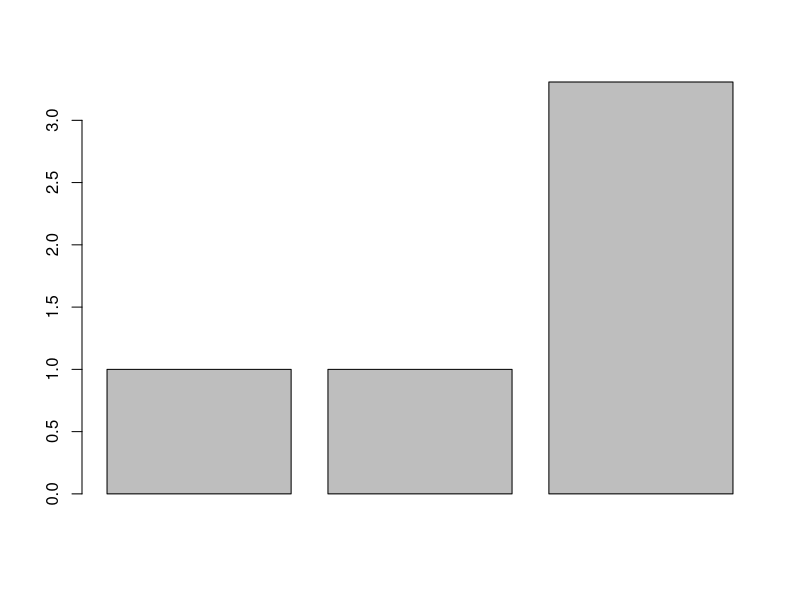
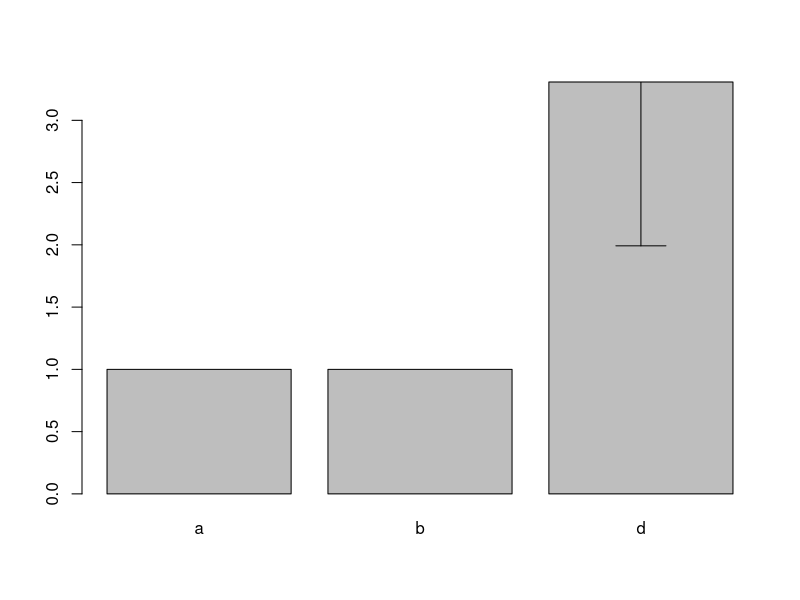
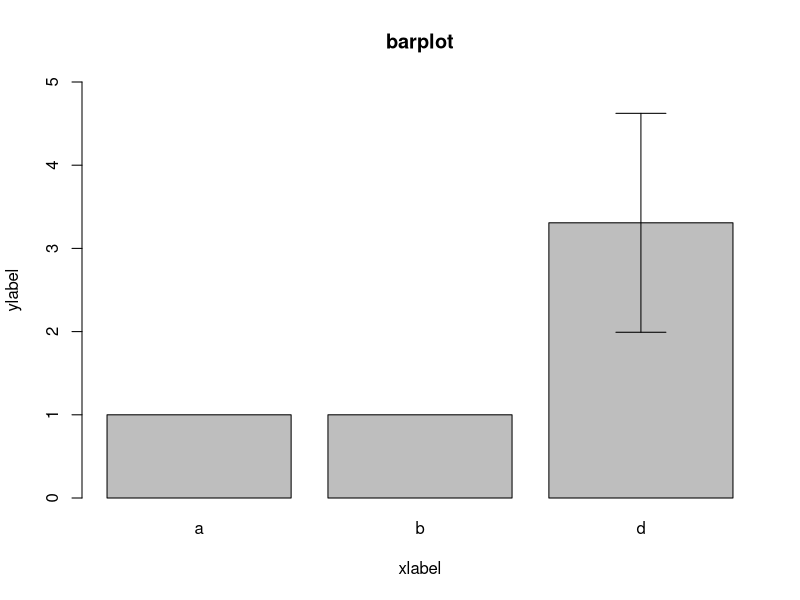
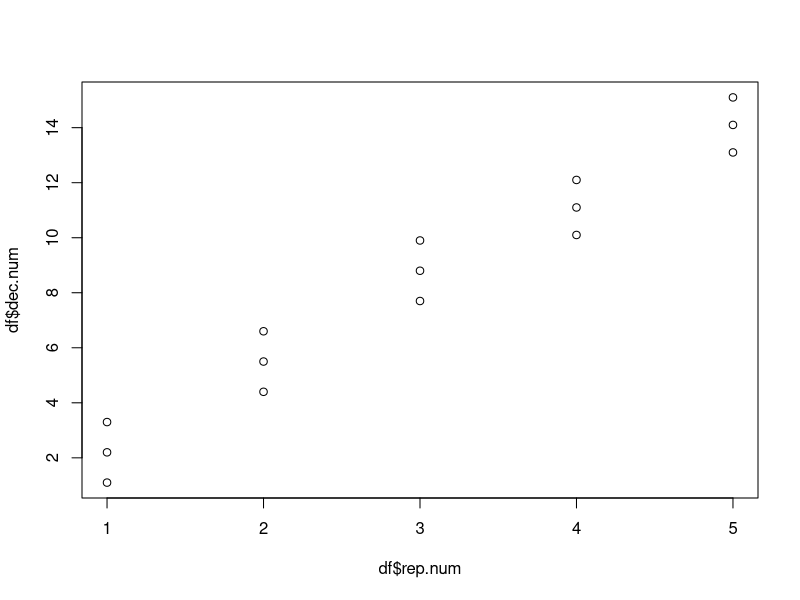
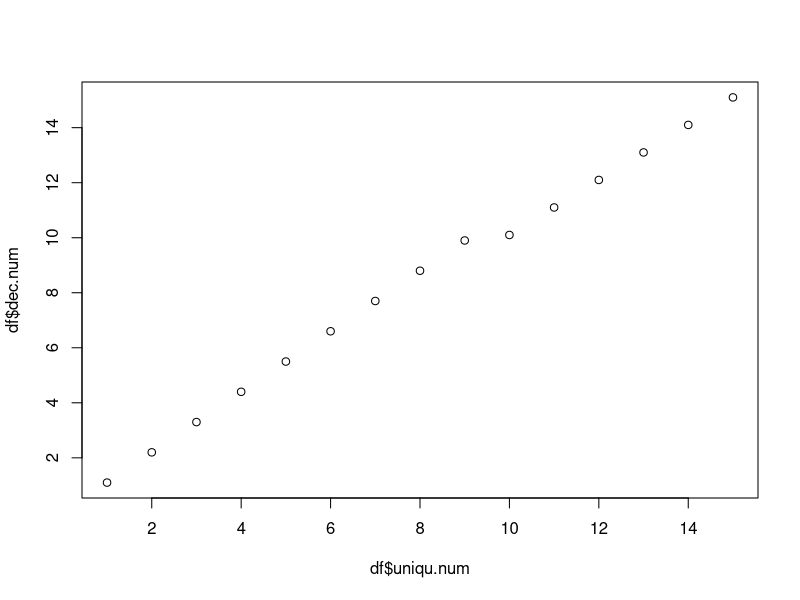
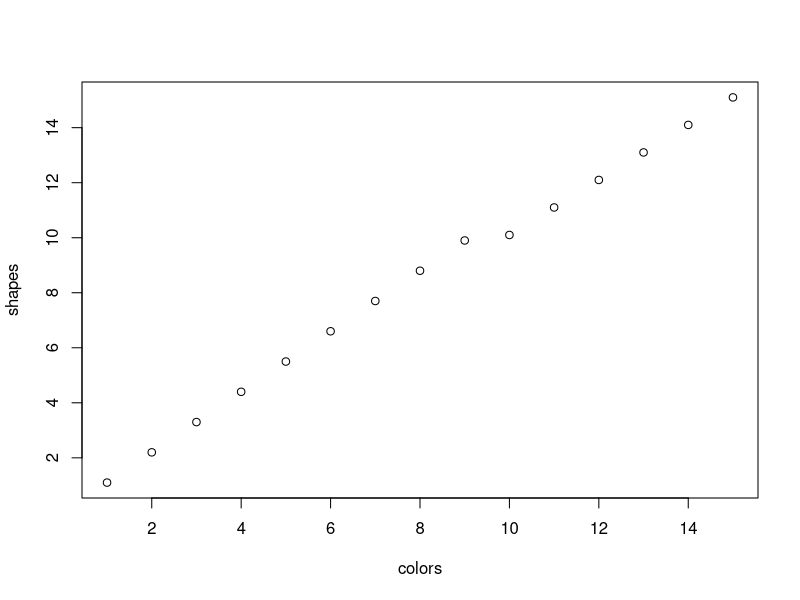
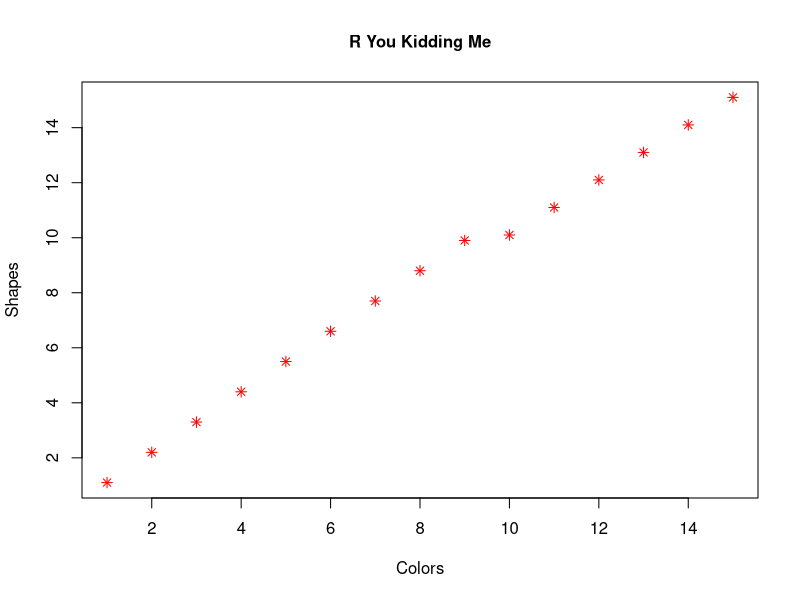

Source code (R) for these figures, in order:
# With the data frame you created last week you will:

# Create a barplot for one numeric column, grouped by the character vector with 3 unique values
  # Add error bars with mean and standard deviation to the plot
  # Change the x and y labels and add a title
  # Export the plot as a PDF that is 4 inches wide and 7 inches tall.

# Create a scatter plot between two of your numeric columns.
  # Change the point shape and color to something NOT used in the example.
  # Change the x and y labels and add a title
  # Export the plot as a JPEG by using the "Export" button in the plotting pane.

# Upload both plots with the script used to create them to GitHub.
  # Follow the same file naming format as last week for the script.
  # Name plots as Lastname_barplot or Lastname_scatterplot. Save them to your "plots" folder.

#barplot
unique.char <- c('a','b','c','d','e','f','g','h','i','j','k','l','m','n','o')
group.char <- c('a','b','d','d','d','d','d','d','d','d','d','d','d','d','d')
uniqu.num <- c(1,2,3,4,5,6,7,8,9,10,11,12,13,14,15)
rep.num <- c(1,1,1,2,2,2,3,3,3,4,4,4,5,5,5)
dec.num <- c(1.1,2.2,3.3,4.4,5.5,6.6,7.7,8.8,9.9,10.1,11.1,12.1,13.1,14.1,15.1)
df <- as.data.frame(cbind(unique.char,group.char,uniqu.num,rep.num,dec.num))
df$uniqu.num <- as.numeric(as.character(df$uniqu.num))
df$rep.num <- as.numeric(as.character(df$rep.num))
df$dec.num <- as.numeric(as.character(df$dec.num))

df.mean <- aggregate(df$rep.num ~df$group.char, FUN = "mean")
df.mean
colnames(df.mean) <- c("Factor","Mean")
df.mean
barplot(df.mean$Mean)
df.sd <- aggregate(df$rep.num ~df$group.char, FUN = "sd")
colnames(df.sd) <- c("Factor","StanDev")
df.sd
b.plot <- barplot(df.mean$Mean, names.arg = df.mean$Factor)
arrows(b.plot, df.mean$Mean-df.sd$StanDev,
       b.plot, df.mean$Mean+df.sd$StanDev,angle=90,code=3)
b.plot <- barplot(df.mean$Mean, names.arg = df.mean$Factor, ylim = c(0,5))
arrows(b.plot, df.mean$Mean-df.sd$StanDev,
       b.plot, df.mean$Mean+df.sd$StanDev,angle=90,code=3)
title("barplot")
title(ylab="ylabel")
title(xlab="xlabel")

setwd("C:/GitHub/lawsonle")



#scatterplot 
plot(df$dec.num ~ df$rep.num)
plot(df$dec.num ~ df$uniqu.num)
plot(df$dec.num ~ df$uniqu.num, xlab = "colors", ylab = "shapes")
?pch
plot(df$dec.num ~ df$uniqu.num, xlab = "Colors", ylab = "Shapes", main = "R You Kidding Me", 
     cex.axis=1.0, cex.main = 1.0, cex.lab = 1.0, pch=8, col="red") # I approve of the cheap R pun

#everything is spot-on, except corrupt PDF file. PDF file should be 4x7...otherwise all good!

